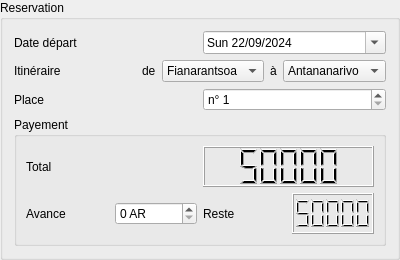
<?xml version="1.0" encoding="UTF-8"?>
<ui version="4.0">
 <class>BookingView</class>
 <widget class="QGroupBox" name="BookingView">
  <property name="geometry">
   <rect>
    <x>0</x>
    <y>0</y>
    <width>400</width>
    <height>260</height>
   </rect>
  </property>
  <property name="sizePolicy">
   <sizepolicy hsizetype="Fixed" vsizetype="Fixed">
    <horstretch>0</horstretch>
    <verstretch>0</verstretch>
   </sizepolicy>
  </property>
  <property name="minimumSize">
   <size>
    <width>400</width>
    <height>260</height>
   </size>
  </property>
  <property name="maximumSize">
   <size>
    <width>400</width>
    <height>260</height>
   </size>
  </property>
  <property name="windowTitle">
   <string>GroupBox</string>
  </property>
  <property name="title">
   <string>Reservation</string>
  </property>
  <layout class="QVBoxLayout" name="verticalLayout_2">
   <item>
    <layout class="QHBoxLayout" name="horizontalLayout_3">
     <item>
      <widget class="QLabel" name="lbl">
       <property name="text">
        <string>Date départ</string>
       </property>
      </widget>
     </item>
     <item>
      <widget class="QDateEdit" name="dateDep">
       <property name="displayFormat">
        <string>ddd dd/MM/yyyy</string>
       </property>
       <property name="calendarPopup">
        <bool>true</bool>
       </property>
       <property name="date">
        <date>
         <year>2024</year>
         <month>9</month>
         <day>22</day>
        </date>
       </property>
      </widget>
     </item>
    </layout>
   </item>
   <item>
    <layout class="QHBoxLayout" name="horizontalLayout_2">
     <item>
      <widget class="QLabel" name="lbl_2">
       <property name="text">
        <string>Itinéraire</string>
       </property>
      </widget>
     </item>
     <item>
      <spacer name="horizontalSpacer">
       <property name="orientation">
        <enum>Qt::Orientation::Horizontal</enum>
       </property>
       <property name="sizeHint" stdset="0">
        <size>
         <width>40</width>
         <height>20</height>
        </size>
       </property>
      </spacer>
     </item>
     <item>
      <layout class="QHBoxLayout" name="horizontalLayout">
       <item>
        <widget class="QLabel" name="lbl_3">
         <property name="sizePolicy">
          <sizepolicy hsizetype="Minimum" vsizetype="Minimum">
           <horstretch>0</horstretch>
           <verstretch>0</verstretch>
          </sizepolicy>
         </property>
         <property name="text">
          <string>de</string>
         </property>
        </widget>
       </item>
       <item>
        <widget class="QComboBox" name="comboBox">
         <property name="sizePolicy">
          <sizepolicy hsizetype="MinimumExpanding" vsizetype="Fixed">
           <horstretch>0</horstretch>
           <verstretch>0</verstretch>
          </sizepolicy>
         </property>
         <item>
          <property name="text">
           <string>Fianarantsoa</string>
          </property>
         </item>
        </widget>
       </item>
       <item>
        <widget class="QLabel" name="lbl_4">
         <property name="text">
          <string>à</string>
         </property>
        </widget>
       </item>
       <item>
        <widget class="QComboBox" name="comboBox_2">
         <property name="sizePolicy">
          <sizepolicy hsizetype="MinimumExpanding" vsizetype="Fixed">
           <horstretch>0</horstretch>
           <verstretch>0</verstretch>
          </sizepolicy>
         </property>
         <item>
          <property name="text">
           <string>Antananarivo</string>
          </property>
         </item>
        </widget>
       </item>
      </layout>
     </item>
    </layout>
   </item>
   <item>
    <layout class="QHBoxLayout" name="horizontalLayout_5">
     <item>
      <widget class="QLabel" name="lbl_5">
       <property name="text">
        <string>Place</string>
       </property>
      </widget>
     </item>
     <item>
      <widget class="QSpinBox" name="placeIn">
       <property name="prefix">
        <string>n° </string>
       </property>
       <property name="minimum">
        <number>1</number>
       </property>
       <property name="maximum">
        <number>18</number>
       </property>
      </widget>
     </item>
    </layout>
   </item>
   <item>
    <widget class="QGroupBox" name="groupBox">
     <property name="title">
      <string>Payement</string>
     </property>
     <layout class="QVBoxLayout" name="verticalLayout">
      <item>
       <layout class="QHBoxLayout" name="horizontalLayout_6">
        <item>
         <widget class="QLabel" name="lbl_6">
          <property name="text">
           <string>Total</string>
          </property>
         </widget>
        </item>
        <item>
         <widget class="QLCDNumber" name="totalFraiDisp">
          <property name="minimumSize">
           <size>
            <width>0</width>
            <height>24</height>
           </size>
          </property>
          <property name="mode">
           <enum>QLCDNumber::Mode::Dec</enum>
          </property>
          <property name="intValue" stdset="0">
           <number>50000</number>
          </property>
         </widget>
        </item>
       </layout>
      </item>
      <item>
       <layout class="QHBoxLayout" name="horizontalLayout_9">
        <item>
         <layout class="QHBoxLayout" name="horizontalLayout_8">
          <item>
           <widget class="QLabel" name="lbl_8">
            <property name="text">
             <string>Avance</string>
            </property>
           </widget>
          </item>
          <item>
           <widget class="QSpinBox" name="avanceIn">
            <property name="suffix">
             <string> AR</string>
            </property>
            <property name="prefix">
             <string/>
            </property>
            <property name="maximum">
             <number>50000</number>
            </property>
            <property name="singleStep">
             <number>1000</number>
            </property>
            <property name="stepType">
             <enum>QAbstractSpinBox::StepType::DefaultStepType</enum>
            </property>
           </widget>
          </item>
         </layout>
        </item>
        <item>
         <layout class="QHBoxLayout" name="horizontalLayout_7">
          <item>
           <widget class="QLabel" name="lbl_7">
            <property name="text">
             <string>Reste</string>
            </property>
           </widget>
          </item>
          <item>
           <widget class="QLCDNumber" name="resteFraiDisp">
            <property name="minimumSize">
             <size>
              <width>0</width>
              <height>24</height>
             </size>
            </property>
            <property name="intValue" stdset="0">
             <number>50000</number>
            </property>
           </widget>
          </item>
         </layout>
        </item>
       </layout>
      </item>
     </layout>
    </widget>
   </item>
  </layout>
 </widget>
 <resources/>
 <connections/>
</ui>
